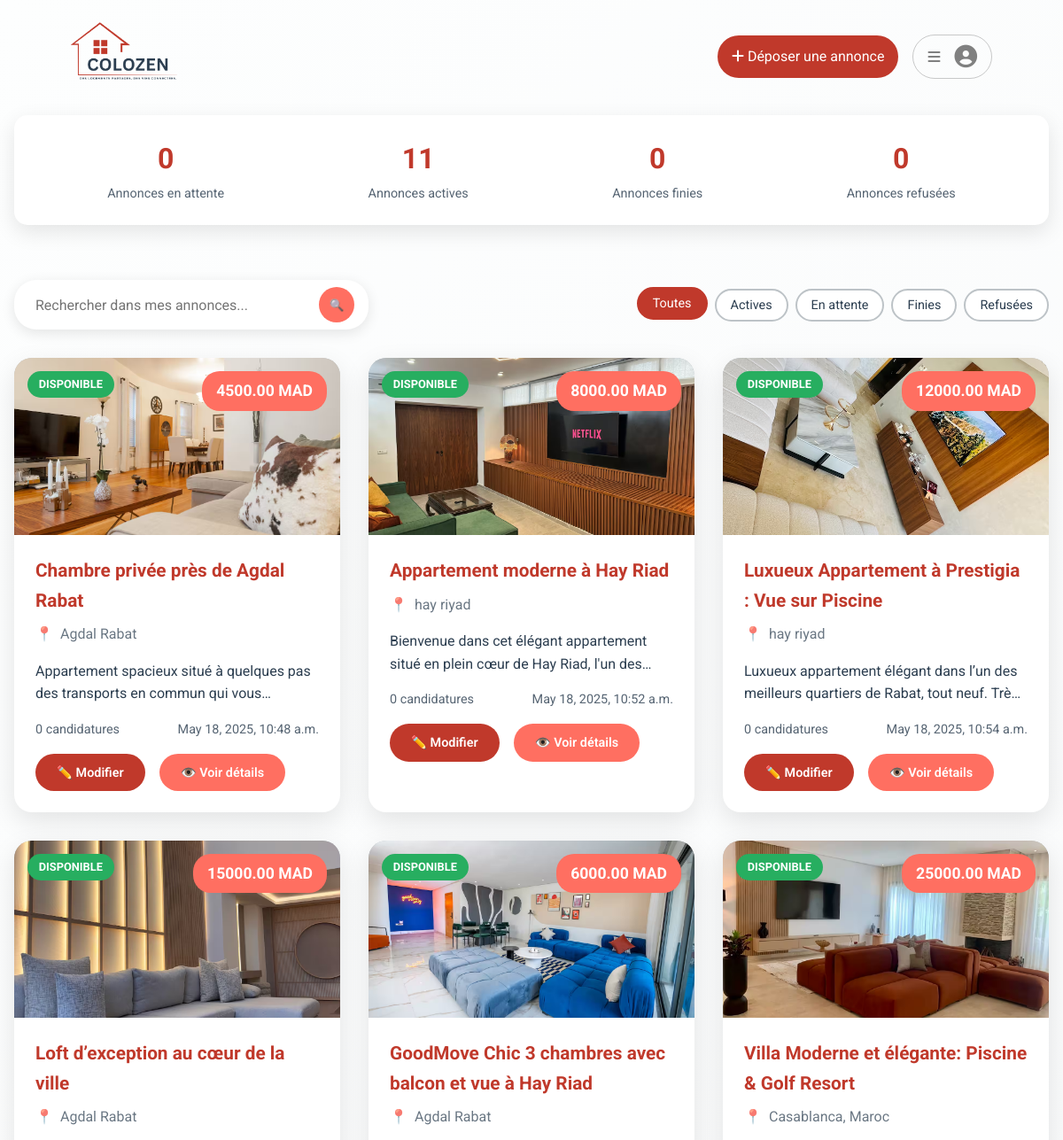
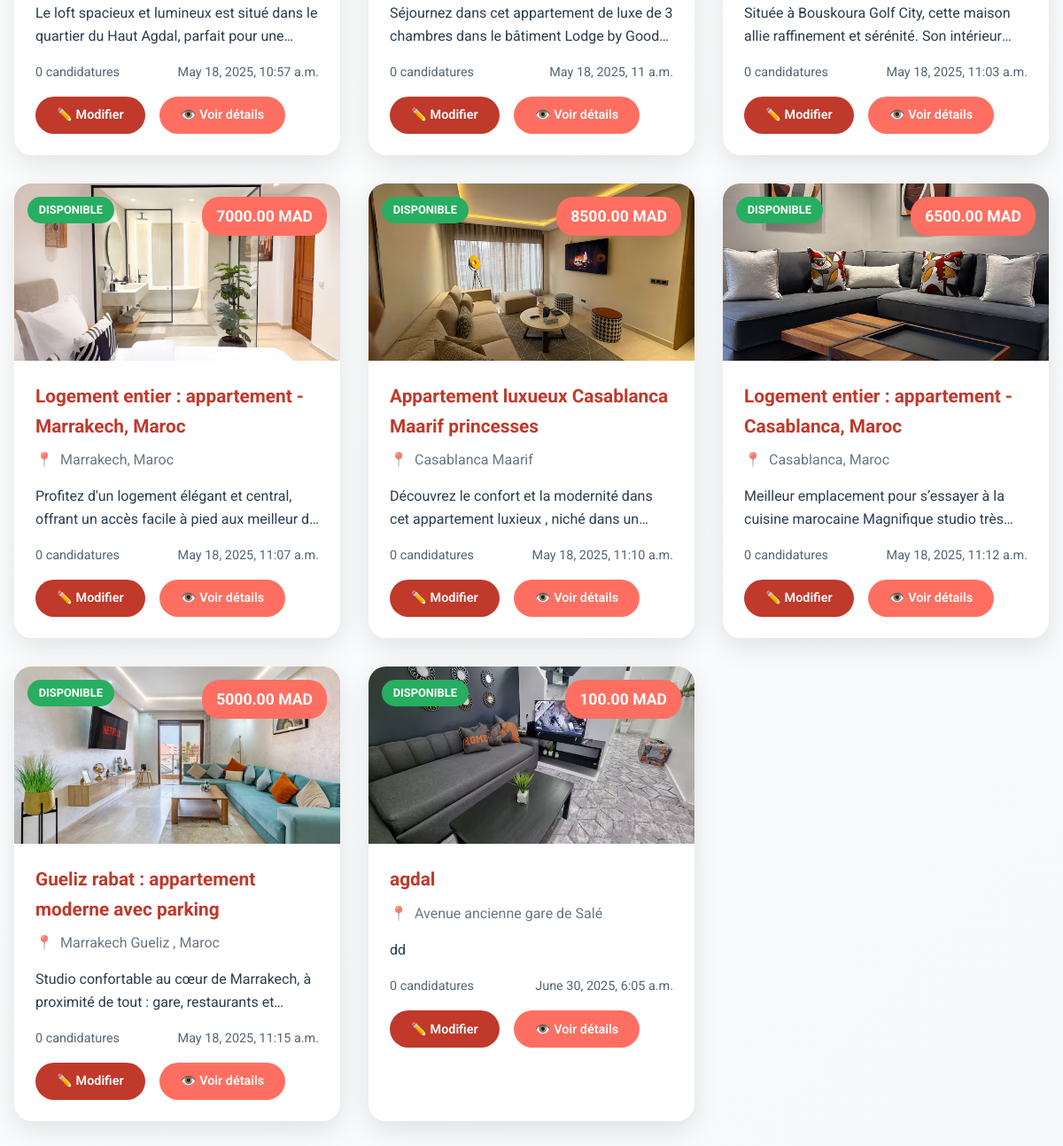
Screenshot of /app1/mes_annonces/ (signed in) with the database file from the repository (2 pictures, top to bottom).
### app1/models.py (models this page shows, shortened)
class ColocationOffer(models.Model):
    STATUS_TYPES = [
        ('Disponible', 'Disponible'),
        ('Refusé', 'Refusé'),
        ('En attente', 'En attente'),
        ('Fini', 'Fini'),
    ]
    owner = models.ForeignKey(CustomUser, on_delete=models.CASCADE, related_name="colocation_offers")
    house = models.ForeignKey(House, on_delete=models.CASCADE, null=True , blank=True , related_name="offers")
    nombre_personne = models.PositiveIntegerField(default=1)
    rent = models.DecimalField(max_digits=10, decimal_places=2)
    charges = models.DecimalField(max_digits=10, decimal_places=2)
    status = models.CharField(max_length=255, choices=STATUS_TYPES, default="En attente")
    autorisation = models.BooleanField(default=False)
    created_at = models.DateTimeField(auto_now_add=True)

class ColocationPhoto(models.Model):
    offer = models.ForeignKey(ColocationOffer, on_delete=models.CASCADE, related_name='photos')
    image = models.ImageField(upload_to='colocation_photos/')

class House(models.Model):
    PROPERTY_TYPES = [
        ('Appartement', 'Appartement'),
        ('Maison', 'Maison'),
        ('Studio', 'Studio'),
        ('Loft', 'Loft'),
        ('Chambre', 'Chambre'),
        ('Autre', 'Autre'),
    ]
    FURNISHED_CHOICES = [
        ('Meublé', 'Meublé'),
        ('Non meublé', 'Non meublé'),
    ]
    owner = models.ForeignKey(CustomUser, on_delete=models.CASCADE, related_name="houses")
    title = models.CharField(max_length=255)
    description = models.TextField()
    property_type = models.CharField(max_length=255, choices=PROPERTY_TYPES)
    furnished = models.CharField(max_length=255, choices=FURNISHED_CHOICES)
    surface = models.PositiveIntegerField()
    rooms = models.PositiveIntegerField()
    bedrooms = models.PositiveIntegerField()
    address = models.CharField(max_length=255)
    city = models.ForeignKey(City, on_delete=models.CASCADE)
    code_postal = models.BigIntegerField(blank=True, null=True)
    region = models.CharField(max_length=255, null=True, blank=True)
    location_name = models.CharField(max_length=255, default="Location undefined")
    parking = models.BooleanField(default=False)
    elevator = models.BooleanField(default=False)
    balcony = models.BooleanField(default=False)
    heating = models.BooleanField(default=False)
    ac = models.BooleanField(default=False)
    garden = models.BooleanField(default=False)

### app1/views.py (the view)
# urls.py: path('mes_annonces/',mes_annonces_page,name="mes_annonces"),
def mes_annonces_page(request):
    annonces = ColocationOffer.objects.filter(owner = request.user.id)
    for x in annonces :
        count = Candidature.objects.filter(offre = x , status = "EN ATTENTE").count()
        x.candidature_count = count
    return render(request,'private/mes_annonces.html',{'annonces' : annonces})

### templates/private/mes_annonces.html (shortened to what this page needs)
<!DOCTYPE html>
{% load static %}
<html lang="fr">
<head>
    <link rel="stylesheet" href="{% static "css/main/main.css" %}">
    <link rel="stylesheet" href="{% static "css/private/mes_annonces.css" %}">
</head>
<body>
    {% include "../layouts/nav.html" %}
    <div class="container">
        <div class="stats-bar">
         <div class="stat-item">
                <span class="stat-number" id="stat-attente">0</span>
                <span class="stat-label">Annonces en attente</span>
            </div>
            <div class="stat-item">
                <span class="stat-number" id="stat-disponible">0</span>
                <span class="stat-label">Annonces actives</span>
            </div>
         <div class="stat-item">
                <span class="stat-number" id="stat-fini">0</span>
                <span class="stat-label">Annonces finies</span>
            </div>
            <div class="stat-item">
                <span class="stat-number" id="stat-refuse">0</span>
             <span class="stat-label">Annonces refusées</span>
            </div>
        </div>
        <div class="controls">
            <div class="search-bar">
                <input type="text" placeholder="Rechercher dans mes annonces..." id="searchInput">
                <button onclick="searchAnnonces()">🔍</button>
            </div>
            <div class="filter-buttons">
                <button class="filter-btn active" onclick="filterAnnonces('all')">Toutes</button>
                <button class="filter-btn" onclick="filterAnnonces('Disponible')">Actives</button>
                <button class="filter-btn" onclick="filterAnnonces('En attente')">En attente</button>
                <button class="filter-btn" onclick="filterAnnonces('Fini')">Finies</button>
                <button class="filter-btn" onclick="filterAnnonces('Refusé')">Refusées</button>
            </div>
        </div>
        <div class="annonces-grid" id="annoncesGrid">
            {% for annonce in annonces  %}
                    <div class="annonce-card" data-status="{{annonce.status}}">
                        <div class="annonce-image">
                            {% with annonce.photos.first as photo %}
                                {% if photo %}
                                    <img src="{{ photo.image.url }}" style="width: 100%; height: 100%; object-fit: cover; display: block;"  alt="Photo de l'annonce">
                                {% endif %}
                            {% endwith %}
                            <div class="price-tag">{{annonce.rent}} MAD</div>
                            <div class="status-badge" style="background-color:{% if annonce.status == "Disponible" %}#27AE60{% elif annonce.status == "En attente" %}#F39C12{% elif annonce.status == "Fini" %}#BDC3C7{% else %}#C0392B{% endif %}">{{annonce.status}}</div>
                        </div>
                        <div class="annonce-content">
                            <h3 class="annonce-title">{{annonce.house.title}}</h3>
                            <div class="annonce-location">{{annonce.house.address}}</div>
                            <p class="annonce-description">{{annonce.house.description}}</p>
                            <div class="annonce-meta">
                                <span>{{annonce.candidature_count}} candidatures</span>
                                <span>{{annonce.created_at}}</span>
                            </div>
                            <div class="annonce-actions">
                                <a href="{% url "modifier_annonce" annonce.id %}" style="text-decoration:none;"><button class="btn btn-primary" onclick="editAnnonce(${annonce.id})">
                                    ✏️ Modifier
                                </button></a>
                                <a href="{% url "annonce_page" annonce.id %}" style="text-decoration:none;"><button class="btn btn-cta" onclick="viewAnnonce(${annonce.id})">
                                    👁️ Voir détails
                                </button></a>
                            </div>
                        </div>
                    </div>
            {% endfor %}
        </div>
    </div>
</body>
</html>

### app1/static/css/main/main.css (style rules this page uses)
* { border: none; outline: none; box-sizing: border-box; padding: 0; margin: 0; font-family: "Roboto", sans-serif; }
body { background-color: #FAFAFA; position: relative; min-height: 100vh; }

### app1/static/css/private/mes_annonces.css (style rules this page uses)
:root { --color-primary: #C0392B; --color-accent: #E74C3C; --color-background: #FDFEFE; --color-text: #2C3E50; --color-cta: #FF6F61; --color-secondary: #BDC3C7; --color-white: #FFFFFF; --color-border: #BDC3C7; }
* { margin: 0; padding: 0; box-sizing: border-box; }
body { font-family: 'Segoe UI', Tahoma, Geneva, Verdana, sans-serif; background: linear-gradient(135deg, var(--color-background) 0%, #f8f9fa 100%); color: var(--color-text); line-height: 1.6; min-height: 100vh; }
.container { max-width: 1200px; margin: 0 auto; padding: 2rem 1rem; }
.stats-bar { display: flex; justify-content: space-around; background: var(--color-white); border-radius: 15px; padding: 1.5rem; margin-bottom: 2rem; box-shadow: 0 8px 25px rgba(0, 0, 0, 0.1); transform: translateY(-30px); }
.stat-item { text-align: center; }
.stat-number { font-size: 2rem; font-weight: bold; color: var(--color-primary); display: block; }
.stat-label { color: var(--color-text); font-size: 0.9rem; opacity: 0.8; }
.controls { display: flex; justify-content: space-between; align-items: center; margin-bottom: 2rem; flex-wrap: wrap; gap: 1rem; }
.search-bar { display: flex; align-items: center; background: var(--color-white); border-radius: 25px; padding: 0.5rem 1rem; box-shadow: 0 4px 15px rgba(0, 0, 0, 0.1); flex: 1; max-width: 400px; }
.search-bar input { border: none; outline: none; flex: 1; padding: 0.5rem; font-size: 1rem; background: transparent; }
.search-bar button { background: var(--color-cta); border: none; border-radius: 50%; width: 40px; height: 40px; color: var(--color-white); cursor: pointer; transition: all 0.3s ease; }
.filter-buttons { display: flex; gap: 0.5rem; flex-wrap: wrap; }
.filter-btn { background: var(--color-white); border: 2px solid var(--color-secondary); border-radius: 20px; padding: 0.5rem 1rem; cursor: pointer; transition: all 0.3s ease; font-size: 0.9rem; color: var(--color-text); }
.filter-btn:hover, .filter-btn.active { background: var(--color-primary); color: var(--color-white); border-color: var(--color-primary); transform: translateY(-2px); }
.annonces-grid { display: grid; grid-template-columns: repeat(auto-fill, minmax(350px, 1fr)); gap: 2rem; }
.annonce-card { background: var(--color-white); border-radius: 20px; overflow: hidden; box-shadow: 0 10px 30px rgba(0, 0, 0, 0.1); transition: all 0.3s ease; position: relative; cursor: pointer; }
.annonce-image { height: 200px; background: linear-gradient(45deg, var(--color-secondary), var(--color-border)); position: relative; overflow: hidden; }
.price-tag { position: absolute; top: 15px; right: 15px; background: var(--color-cta); color: var(--color-white); padding: 0.5rem 1rem; border-radius: 20px; font-weight: bold; font-size: 1.1rem; }
.status-badge { position: absolute; top: 15px; left: 15px; padding: 0.3rem 0.8rem; border-radius: 15px; font-size: 0.8rem; font-weight: bold; color: var(--color-white); text-transform: uppercase; }
.annonce-content { padding: 1.5rem; }
.annonce-title { font-size: 1.3rem; font-weight: bold; color: var(--color-primary); margin-bottom: 0.5rem; }
.annonce-location { color: var(--color-text); opacity: 0.7; margin-bottom: 1rem; display: flex; align-items: center; gap: 0.5rem; }
.annonce-location::before { content: '📍'; }
.annonce-description { color: var(--color-text); margin-bottom: 1rem; display: -webkit-box; -webkit-line-clamp: 2; -webkit-box-orient: vertical; overflow: hidden; }
.annonce-meta { display: flex; justify-content: space-between; align-items: center; margin-bottom: 1rem; font-size: 0.9rem; color: var(--color-text); opacity: 0.8; }
.annonce-actions { display: flex; gap: 1rem; }
.btn { padding: 0.8rem 1.5rem; border: none; border-radius: 25px; cursor: pointer; font-weight: 600; transition: all 0.3s ease; text-decoration: none; display: inline-flex; align-items: center; gap: 0.5rem; font-size: 0.9rem; }
.btn-primary { background: var(--color-primary); color: var(--color-white); }
.btn-cta { background: var(--color-cta); color: var(--color-white); }

### app1/static/css/layouts/nav.css (style rules this page uses)
:root { --color-primary: #C0392B; --color-accent: #E74C3C; --color-background: #FDFEFE; --color-text: #2C3E50; --color-cta: #FF6F61; --color-secondary: #BDC3C7; --color-white: #FFFFFF; }

### rows the page displays
ColocationOffer: photos.first.image (picture), rent "4500.00", status "DISPONIBLE", house "Chambre privée près de Agdal Rabat", house.address "Agdal Rabat", house.description "Appartement spacieux situé à quelques pas des transports en commun qui…", candidature_count "0", created_at "May 18, 2025, 10:48 a.m."
ColocationOffer: photos.first.image (picture), rent "8000.00", status "DISPONIBLE", house "Appartement moderne à Hay Riad", house.address "hay riyad", house.description "Bienvenue dans cet élégant appartement situé en plein cœur de Hay Riad, l'un…", candidature_count "0", created_at "May 18, 2025, 10:52 a.m."
ColocationOffer: photos.first.image (picture), rent "12000.00", status "DISPONIBLE", house "Luxueux Appartement à Prestigia : Vue sur Piscine", house.address "hay riyad", house.description "Luxueux appartement élégant dans l’un des meilleurs quartiers de Rabat, tout neuf.…", candidature_count "0", created_at "May 18, 2025, 10:54 a.m."
ColocationOffer: photos.first.image (picture), rent "15000.00", status "DISPONIBLE", house "Loft d’exception au cœur de la ville", house.address "Agdal Rabat", house.description "Le loft spacieux et lumineux est situé dans le quartier du Haut Agdal, parfait pour…", candidature_count "0", created_at "May 18, 2025, 10:57 a.m."
ColocationOffer: photos.first.image (picture), rent "6000.00", status "DISPONIBLE", house "GoodMove Chic 3 chambres avec balcon et vue à Hay Riad", house.address "Agdal Rabat", house.description "Séjournez dans cet appartement de luxe de 3 chambres dans le bâtiment Lodge by…", candidature_count "0", created_at "May 18, 2025, 11 a.m."
ColocationOffer: photos.first.image (picture), rent "25000.00", status "DISPONIBLE", house "Villa Moderne et élégante: Piscine & Golf Resort", house.address "Casablanca, Maroc", house.description "Située à Bouskoura Golf City, cette maison allie raffinement et sérénité. Son…", candidature_count "0", created_at "May 18, 2025, 11:03 a.m."
ColocationOffer: photos.first.image (picture), rent "7000.00", status "DISPONIBLE", house "Logement entier : appartement - Marrakech, Maroc", house.address "Marrakech, Maroc", house.description "Profitez d'un logement élégant et central, offrant un accès facile à pied aux meilleur…", candidature_count "0", created_at "May 18, 2025, 11:07 a.m."
ColocationOffer: photos.first.image (picture), rent "8500.00", status "DISPONIBLE", house "Appartement luxueux Casablanca Maarif princesses", house.address "Casablanca Maarif", house.description "Découvrez le confort et la modernité dans cet appartement luxieux , niché dans…", candidature_count "0", created_at "May 18, 2025, 11:10 a.m."
ColocationOffer: photos.first.image (picture), rent "6500.00", status "DISPONIBLE", house "Logement entier : appartement - Casablanca, Maroc", house.address "Casablanca, Maroc", house.description "Meilleur emplacement pour s’essayer à la cuisine marocaine Magnifique studio…", candidature_count "0", created_at "May 18, 2025, 11:12 a.m."
ColocationOffer: photos.first.image (picture), rent "5000.00", status "DISPONIBLE", house "Gueliz rabat : appartement moderne avec parking", house.address "Marrakech Gueliz , Maroc", house.description "Studio confortable au cœur de Marrakech, à proximité de tout : gare, restaurants…", candidature_count "0", created_at "May 18, 2025, 11:15 a.m."
ColocationOffer: photos.first.image (picture), rent "100.00", status "DISPONIBLE", house "agdal", house.address "Avenue ancienne gare de Salé", house.description "dd", candidature_count "0", created_at "June 30, 2025, 6:05 a.m."
